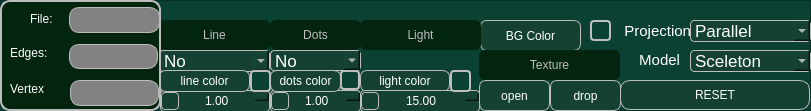
    <widget class="QFrame" name="frame">
     <property name="geometry">
      <rect>
       <x>510</x>
       <y>770</y>
       <width>811</width>
       <height>111</height>
      </rect>
     </property>
     <property name="styleSheet">
      <string notr="true">QFrame {
background-color: rgb(10, 65, 50);
 border-color: #BEBEBE;
}

</string>
     </property>
     <property name="frameShape">
      <enum>QFrame::StyledPanel</enum>
     </property>
     <property name="frameShadow">
      <enum>QFrame::Raised</enum>
     </property>
     <widget class="QPushButton" name="chooseColorBG">
      <property name="geometry">
       <rect>
        <x>480</x>
        <y>20</y>
        <width>101</width>
        <height>31</height>
       </rect>
      </property>
      <property name="styleSheet">
       <string notr="true">QPushButton {
color: rgb(255, 255, 255);
background-color: rgb(20, 65, 50);
border-color: #BEBEBE;
 border-style: solid;
 border-width:1px;
 border-radius:7px;
}
QPushButton:hover {
color: rgb(230, 230, 230);
background-color: #606060;
border-color: #BEBEBE;
border-style: solid;
border-width:1px;
border-radius:10px;
}
QPushButton:pressed {
    color: rgb(144, 143, 146);
background-color: rgb(16, 94, 46);
border-color: rgb(144, 143, 146);
 border-style: solid;
 border-width:2px;
 border-radius:10px;
}</string>
      </property>
      <property name="text">
       <string>BG Color</string>
      </property>
     </widget>
     <widget class="QComboBox" name="comboBoxTypeLines">
      <property name="geometry">
       <rect>
        <x>159</x>
        <y>50</y>
        <width>111</width>
        <height>22</height>
       </rect>
      </property>
      <property name="font">
       <font>
        <pointsize>13</pointsize>
       </font>
      </property>
      <property name="styleSheet">
       <string notr="true">QComboBox {
color: rgb(255, 255, 255);
background-color: rgb(20, 65, 50);
border-color: #BEBEBE;
 border-style: solid;
 border-width:1px;
 border-radius:4px;
}

QComboBox::drop-down  {
  height: 16px;
 width: 16px;
 subcontrol-position: center right;
image: url(:/icon/Icons/arrow_to_down.png);
border-color: #BEBEBE;
border-style: solid;
 border-width:1px;
 border-radius:4px;
}

QComboBox::drop-down:pressed {
color: rgb(144, 143, 146);
background-color: rgb(16, 94, 46);
border-color: rgb(144, 143, 146);
 border-style: solid;
 border-width:2px;
 border-radius:4px;
}

QComboBox:hover {
color: rgb(230, 230, 230);
background-color: #606060;
border-color: #BEBEBE;
 border-style: solid;
 border-width:1px;
 border-radius:4px;
}</string>
      </property>
      <property name="sizeAdjustPolicy">
       <enum>QComboBox::AdjustToContentsOnFirstShow</enum>
      </property>
      <item>
       <property name="text">
        <string>No</string>
       </property>
      </item>
      <item>
       <property name="text">
        <string>Straight</string>
       </property>
      </item>
      <item>
       <property name="text">
        <string>Dash</string>
       </property>
      </item>
     </widget>
     <widget class="QComboBox" name="comboBoxTypeVertex">
      <property name="geometry">
       <rect>
        <x>270</x>
        <y>50</y>
        <width>91</width>
        <height>21</height>
       </rect>
      </property>
      <property name="font">
       <font>
        <pointsize>13</pointsize>
       </font>
      </property>
      <property name="styleSheet">
       <string notr="true">QComboBox {
color: rgb(255, 255, 255);
background-color: rgb(20, 65, 50);
border-color: #BEBEBE;
 border-style: solid;
 border-width:1px;
 border-radius:4px;
}

QComboBox::drop-down  {
  height: 16px;
 width: 16px;
 subcontrol-position: center right;
image: url(:/icon/Icons/arrow_to_down.png);
border-color: #BEBEBE;
border-style: solid;
 border-width:1px;
 border-radius:4px;
}

QComboBox::drop-down:pressed {
color: rgb(144, 143, 146);
background-color: rgb(16, 94, 46);
border-color: rgb(144, 143, 146);
 border-style: solid;
 border-width:2px;
 border-radius:4px;
}

QComboBox:hover {
color: rgb(230, 230, 230);
background-color: #606060;
border-color: #BEBEBE;
 border-style: solid;
 border-width:1px;
 border-radius:4px;
}</string>
      </property>
      <property name="sizeAdjustPolicy">
       <enum>QComboBox::AdjustToContentsOnFirstShow</enum>
      </property>
      <item>
       <property name="text">
        <string>No</string>
       </property>
      </item>
      <item>
       <property name="text">
        <string>Round</string>
       </property>
      </item>
      <item>
       <property name="text">
        <string>Square</string>
       </property>
      </item>
     </widget>
     <widget class="QLabel" name="labelSettingsTexture">
      <property name="geometry">
       <rect>
        <x>479</x>
        <y>50</y>
        <width>141</width>
        <height>30</height>
       </rect>
      </property>
      <property name="styleSheet">
       <string notr="true">color: #BEBEBE;
background-color: rgb(3, 36, 14);
 border-radius:6px;
</string>
      </property>
      <property name="text">
       <string>Texture</string>
      </property>
      <property name="alignment">
       <set>Qt::AlignCenter</set>
      </property>
     </widget>
     <widget class="QDoubleSpinBox" name="doubleSpinBoxSizeLines">
      <property name="geometry">
       <rect>
        <x>160</x>
        <y>90</y>
        <width>110</width>
        <height>22</height>
       </rect>
      </property>
      <property name="styleSheet">
       <string notr="true">QDoubleSpinBox {
color: rgb(255, 255, 255);
background-color: rgb(20, 65, 50);
border-color: #BEBEBE;
 border-style: solid;
 border-width:1px;
 border-radius:4px;
}
QDoubleSpinBox:down-button  {
height: 16px;
 width: 16px;
 subcontrol-position: center left;
image: url(:/icon/Icons/left_arrow.png);
border-color: #BEBEBE;
border-style: solid;
 border-width:1px;
 border-radius:4px;
}

QDoubleSpinBox::up-button  {
 height: 16px;
 width: 16px;
 subcontrol-position: center right;
image: url(:/icon/Icons/right_arrow.png);
border-color: #BEBEBE;
border-style: solid;
 border-width:1px;
 border-radius:4px;
}

QDoubleSpinBox:hover {
color: rgb(230, 230, 230);
background-color: #606060;
border-color: #BEBEBE;
 border-style: solid;
 border-width:1px;
 border-radius:4px;
}

QDoubleSpinBox::down-button:pressed {
color: rgb(144, 143, 146);
background-color: rgb(16, 94, 46);
border-color: rgb(144, 143, 146);
 border-style: solid;
 border-width:2px;
 border-radius:4px;
}

QDoubleSpinBox::up-button:pressed {
color: rgb(144, 143, 146);
background-color: rgb(16, 94, 46);
border-color: rgb(144, 143, 146);
 border-style: solid;
 border-width:2px;
 border-radius:4px;
}</string>
      </property>
      <property name="alignment">
       <set>Qt::AlignCenter</set>
      </property>
      <property name="minimum">
       <double>1.000000000000000</double>
      </property>
      <property name="maximum">
       <double>20.000000000000000</double>
      </property>
      <property name="singleStep">
       <double>1.000000000000000</double>
      </property>
     </widget>
     <widget class="QLabel" name="labelChoosedColorLines">
      <property name="geometry">
       <rect>
        <x>250</x>
        <y>70</y>
        <width>21</width>
        <height>22</height>
       </rect>
      </property>
      <property name="styleSheet">
       <string notr="true">QLabel {
color: rgb(255, 255, 255);
border-color: #BEBEBE;
 border-style: solid;
 border-width:2px;
 border-radius:4px;
}
</string>
      </property>
      <property name="text">
       <string/>
      </property>
     </widget>
     <widget class="QLabel" name="labelChoosedColorVertex">
      <property name="geometry">
       <rect>
        <x>340</x>
        <y>70</y>
        <width>20</width>
        <height>20</height>
       </rect>
      </property>
      <property name="styleSheet">
       <string notr="true">QLabel {
color: rgb(255, 255, 255);

border-color: #BEBEBE;
 border-style: solid;
 border-width:2px;
 border-radius:4px;
}
</string>
      </property>
      <property name="text">
       <string/>
      </property>
     </widget>
     <widget class="QPushButton" name="chooseColorLight">
      <property name="geometry">
       <rect>
        <x>360</x>
        <y>70</y>
        <width>90</width>
        <height>22</height>
       </rect>
      </property>
      <property name="styleSheet">
       <string notr="true">QPushButton {
color: rgb(255, 255, 255);
background-color: rgb(20, 65, 50);
border-color: #BEBEBE;
 border-style: solid;
 border-width:1px;
 border-radius:7px;
}
QPushButton:hover {
color: rgb(230, 230, 230);
background-color: #606060;
border-color: #BEBEBE;
border-style: solid;
border-width:1px;
border-radius:10px;
}
QPushButton:pressed {
    color: rgb(144, 143, 146);
background-color: rgb(16, 94, 46);
border-color: rgb(144, 143, 146);
 border-style: solid;
 border-width:2px;
 border-radius:10px;
}</string>
      </property>
      <property name="text">
       <string>light color</string>
      </property>
     </widget>
     <widget class="QLabel" name="labelSettingsVertex">
      <property name="geometry">
       <rect>
        <x>270</x>
        <y>20</y>
        <width>91</width>
        <height>30</height>
       </rect>
      </property>
      <property name="styleSheet">
       <string notr="true">color: #BEBEBE;
background-color: rgb(3, 36, 14);
 border-radius:6px;
</string>
      </property>
      <property name="text">
       <string>Dots</string>
      </property>
      <property name="alignment">
       <set>Qt::AlignCenter</set>
      </property>
     </widget>
     <widget class="QDoubleSpinBox" name="doubleSpinBoxSizeVertex">
      <property name="geometry">
       <rect>
        <x>270</x>
        <y>90</y>
        <width>91</width>
        <height>22</height>
       </rect>
      </property>
      <property name="styleSheet">
       <string notr="true">QDoubleSpinBox {
color: rgb(255, 255, 255);
background-color: rgb(20, 65, 50);
border-color: #BEBEBE;
 border-style: solid;
 border-width:1px;
 border-radius:4px;
}
QDoubleSpinBox:down-button  {
height: 16px;
 width: 16px;
 subcontrol-position: center left;
image: url(:/icon/Icons/left_arrow.png);
border-color: #BEBEBE;
border-style: solid;
 border-width:1px;
 border-radius:4px;
}

QDoubleSpinBox::up-button  {
 height: 16px;
 width: 16px;
 subcontrol-position: center right;
image: url(:/icon/Icons/right_arrow.png);
border-color: #BEBEBE;
border-style: solid;
 border-width:1px;
 border-radius:4px;
}

QDoubleSpinBox:hover {
color: rgb(230, 230, 230);
background-color: #606060;
border-color: #BEBEBE;
 border-style: solid;
 border-width:1px;
 border-radius:4px;
}

QDoubleSpinBox::down-button:pressed {
color: rgb(144, 143, 146);
background-color: rgb(16, 94, 46);
border-color: rgb(144, 143, 146);
 border-style: solid;
 border-width:2px;
 border-radius:4px;
}

QDoubleSpinBox::up-button:pressed {
color: rgb(144, 143, 146);
background-color: rgb(16, 94, 46);
border-color: rgb(144, 143, 146);
 border-style: solid;
 border-width:2px;
 border-radius:4px;
}</string>
      </property>
      <property name="alignment">
       <set>Qt::AlignCenter</set>
      </property>
      <property name="minimum">
       <double>1.000000000000000</double>
      </property>
      <property name="maximum">
       <double>20.000000000000000</double>
      </property>
      <property name="singleStep">
       <double>1.000000000000000</double>
      </property>
      <property name="value">
       <double>1.000000000000000</double>
      </property>
     </widget>
     <widget class="QLabel" name="labelProection">
      <property name="geometry">
       <rect>
        <x>620</x>
        <y>10</y>
        <width>71</width>
        <height>41</height>
       </rect>
      </property>
      <property name="font">
       <font>
        <pointsize>11</pointsize>
       </font>
      </property>
      <property name="styleSheet">
       <string notr="true">color: rgb(255, 255, 255);
background-color:rgba(0,0,0,0);
</string>
      </property>
      <property name="text">
       <string>Projection</string>
      </property>
      <property name="alignment">
       <set>Qt::AlignRight|Qt::AlignTrailing|Qt::AlignVCenter</set>
      </property>
     </widget>
     <widget class="QDoubleSpinBox" name="doubleSpinBoxPowerLight">
      <property name="geometry">
       <rect>
        <x>360</x>
        <y>90</y>
        <width>120</width>
        <height>22</height>
       </rect>
      </property>
      <property name="styleSheet">
       <string notr="true">QDoubleSpinBox {
color: rgb(255, 255, 255);
background-color: rgb(20, 65, 50);
border-color: #BEBEBE;
 border-style: solid;
 border-width:1px;
 border-radius:4px;
}
QDoubleSpinBox:down-button  {
height: 16px;
 width: 16px;
 subcontrol-position: center left;
image: url(:/icon/Icons/left_arrow.png);
border-color: #BEBEBE;
border-style: solid;
 border-width:1px;
 border-radius:4px;
}

QDoubleSpinBox::up-button  {
 height: 16px;
 width: 16px;
 subcontrol-position: center right;
image: url(:/icon/Icons/right_arrow.png);
border-color: #BEBEBE;
border-style: solid;
 border-width:1px;
 border-radius:4px;
}

QDoubleSpinBox:hover {
color: rgb(230, 230, 230);
background-color: #606060;
border-color: #BEBEBE;
 border-style: solid;
 border-width:1px;
 border-radius:4px;
}

QDoubleSpinBox::down-button:pressed {
color: rgb(144, 143, 146);
background-color: rgb(16, 94, 46);
border-color: rgb(144, 143, 146);
 border-style: solid;
 border-width:2px;
 border-radius:4px;
}

QDoubleSpinBox::up-button:pressed {
color: rgb(144, 143, 146);
background-color: rgb(16, 94, 46);
border-color: rgb(144, 143, 146);
 border-style: solid;
 border-width:2px;
 border-radius:4px;
}</string>
      </property>
      <property name="alignment">
       <set>Qt::AlignCenter</set>
      </property>
      <property name="minimum">
       <double>0.000000000000000</double>
      </property>
      <property name="maximum">
       <double>100.000000000000000</double>
      </property>
      <property name="singleStep">
       <double>1.000000000000000</double>
      </property>
      <property name="value">
       <double>15.000000000000000</double>
      </property>
     </widget>
     <widget class="QLabel" name="labelSettingsLight">
      <property name="geometry">
       <rect>
        <x>360</x>
        <y>20</y>
        <width>121</width>
        <height>30</height>
       </rect>
      </property>
      <property name="styleSheet">
       <string notr="true">color: #BEBEBE;
background-color: rgb(3, 36, 14);
 border-radius:6px;
</string>
      </property>
      <property name="text">
       <string>Light</string>
      </property>
      <property name="alignment">
       <set>Qt::AlignCenter</set>
      </property>
     </widget>
     <widget class="QComboBox" name="comboBoxTypeProection">
      <property name="geometry">
       <rect>
        <x>690</x>
        <y>20</y>
        <width>121</width>
        <height>22</height>
       </rect>
      </property>
      <property name="font">
       <font>
        <pointsize>13</pointsize>
       </font>
      </property>
      <property name="styleSheet">
       <string notr="true">QComboBox {
color: rgb(255, 255, 255);
background-color: rgb(20, 65, 50);
border-color: #BEBEBE;
 border-style: solid;
 border-width:1px;
 border-radius:4px;
}

QComboBox::drop-down  {
  height: 16px;
 width: 16px;
 subcontrol-position: center right;
image: url(:/icon/Icons/arrow_to_down.png);
border-color: #BEBEBE;
border-style: solid;
 border-width:1px;
 border-radius:4px;
}

QComboBox::drop-down:pressed {
color: rgb(144, 143, 146);
background-color: rgb(16, 94, 46);
border-color: rgb(144, 143, 146);
 border-style: solid;
 border-width:2px;
 border-radius:4px;
}

QComboBox:hover {
color: rgb(230, 230, 230);
background-color: #606060;
border-color: #BEBEBE;
 border-style: solid;
 border-width:1px;
 border-radius:4px;
}</string>
      </property>
      <property name="sizeAdjustPolicy">
       <enum>QComboBox::AdjustToContentsOnFirstShow</enum>
      </property>
      <item>
       <property name="text">
        <string>Parallel</string>
       </property>
      </item>
      <item>
       <property name="text">
        <string>Central</string>
       </property>
      </item>
     </widget>
     <widget class="QLabel" name="labelModel">
      <property name="geometry">
       <rect>
        <x>610</x>
        <y>50</y>
        <width>70</width>
        <height>20</height>
       </rect>
      </property>
      <property name="font">
       <font>
        <pointsize>11</pointsize>
       </font>
      </property>
      <property name="styleSheet">
       <string notr="true">color: rgb(255, 255, 255);
background-color:rgba(0,0,0,0);
</string>
      </property>
      <property name="text">
       <string>Model</string>
      </property>
      <property name="alignment">
       <set>Qt::AlignRight|Qt::AlignTrailing|Qt::AlignVCenter</set>
      </property>
     </widget>
     <widget class="QPushButton" name="chooseColorLines">
      <property name="geometry">
       <rect>
        <x>159</x>
        <y>70</y>
        <width>91</width>
        <height>22</height>
       </rect>
      </property>
      <property name="styleSheet">
       <string notr="true">QPushButton {
color: rgb(255, 255, 255);
background-color: rgb(20, 65, 50);
border-color: #BEBEBE;
 border-style: solid;
 border-width:1px;
 border-radius:7px;
}
QPushButton:hover {
color: rgb(230, 230, 230);
background-color: #606060;
border-color: #BEBEBE;
border-style: solid;
border-width:1px;
border-radius:10px;
}
QPushButton:pressed {
    color: rgb(144, 143, 146);
background-color: rgb(16, 94, 46);
border-color: rgb(144, 143, 146);
 border-style: solid;
 border-width:2px;
 border-radius:10px;
}</string>
      </property>
      <property name="text">
       <string>line color</string>
      </property>
     </widget>
     <widget class="QLabel" name="labelSettingsLines">
      <property name="geometry">
       <rect>
        <x>159</x>
        <y>20</y>
        <width>111</width>
        <height>30</height>
       </rect>
      </property>
      <property name="styleSheet">
       <string notr="true">color: #BEBEBE;
background-color: rgb(3, 36, 14);
 border-radius:6px;


</string>
      </property>
      <property name="text">
       <string>Line</string>
      </property>
      <property name="alignment">
       <set>Qt::AlignCenter</set>
      </property>
     </widget>
     <widget class="QPushButton" name="chooseTextureOff">
      <property name="geometry">
       <rect>
        <x>550</x>
        <y>80</y>
        <width>71</width>
        <height>31</height>
       </rect>
      </property>
      <property name="styleSheet">
       <string notr="true">QPushButton {
color: rgb(255, 255, 255);
background-color: rgb(20, 65, 50);
border-color: #BEBEBE;
 border-style: solid;
 border-width:1px;
 border-radius:7px;
}
QPushButton:hover {
color: rgb(230, 230, 230);
background-color: #606060;
border-color: #BEBEBE;
border-style: solid;
border-width:1px;
border-radius:10px;
}
QPushButton:pressed {
    color: rgb(144, 143, 146);
background-color: rgb(16, 94, 46);
border-color: rgb(144, 143, 146);
 border-style: solid;
 border-width:2px;
 border-radius:10px;
}</string>
      </property>
      <property name="text">
       <string>drop</string>
      </property>
     </widget>
     <widget class="QLabel" name="labelChoosedColorLight">
      <property name="geometry">
       <rect>
        <x>450</x>
        <y>70</y>
        <width>21</width>
        <height>22</height>
       </rect>
      </property>
      <property name="styleSheet">
       <string notr="true">QLabel {
color: rgb(255, 255, 255);

border-color: #BEBEBE;
 border-style: solid;
 border-width:2px;
 border-radius:4px;
}
</string>
      </property>
      <property name="text">
       <string/>
      </property>
     </widget>
     <widget class="QComboBox" name="comboBoxTypeModel">
      <property name="geometry">
       <rect>
        <x>690</x>
        <y>50</y>
        <width>121</width>
        <height>22</height>
       </rect>
      </property>
      <property name="font">
       <font>
        <pointsize>13</pointsize>
       </font>
      </property>
      <property name="styleSheet">
       <string notr="true">QComboBox {
color: rgb(255, 255, 255);
background-color: rgb(20, 65, 50);
border-color: #BEBEBE;
 border-style: solid;
 border-width:1px;
 border-radius:4px;
}

QComboBox::drop-down  {
  height: 16px;
 width: 16px;
 subcontrol-position: center right;
image: url(:/icon/Icons/arrow_to_down.png);
border-color: #BEBEBE;
border-style: solid;
 border-width:1px;
 border-radius:4px;
}

QComboBox::drop-down:pressed {
color: rgb(144, 143, 146);
background-color: rgb(16, 94, 46);
border-color: rgb(144, 143, 146);
 border-style: solid;
 border-width:2px;
 border-radius:4px;
}

QComboBox:hover {
color: rgb(230, 230, 230);
background-color: #606060;
border-color: #BEBEBE;
 border-style: solid;
 border-width:1px;
 border-radius:4px;
}</string>
      </property>
      <property name="sizeAdjustPolicy">
       <enum>QComboBox::AdjustToContentsOnFirstShow</enum>
      </property>
      <item>
       <property name="text">
        <string>Sceleton</string>
       </property>
      </item>
      <item>
       <property name="text">
        <string>Flat Shading</string>
       </property>
      </item>
      <item>
       <property name="text">
        <string>Soft shading</string>
       </property>
      </item>
     </widget>
     <widget class="QPushButton" name="chooseTexture">
      <property name="geometry">
       <rect>
        <x>479</x>
        <y>80</y>
        <width>71</width>
        <height>31</height>
       </rect>
      </property>
      <property name="styleSheet">
       <string notr="true">QPushButton {
color: rgb(255, 255, 255);
background-color: rgb(20, 65, 50);
border-color: #BEBEBE;
 border-style: solid;
 border-width:1px;
 border-radius:7px;
}
QPushButton:hover {
color: rgb(230, 230, 230);
background-color: #606060;
border-color: #BEBEBE;
border-style: solid;
border-width:1px;
border-radius:10px;
}
QPushButton:pressed {
    color: rgb(144, 143, 146);
background-color: rgb(16, 94, 46);
border-color: rgb(144, 143, 146);
 border-style: solid;
 border-width:2px;
 border-radius:10px;
}</string>
      </property>
      <property name="text">
       <string>open</string>
      </property>
     </widget>
     <widget class="QLabel" name="labelChoosedColorBG">
      <property name="geometry">
       <rect>
        <x>590</x>
        <y>20</y>
        <width>21</width>
        <height>21</height>
       </rect>
      </property>
      <property name="styleSheet">
       <string notr="true">QLabel {
color: rgb(255, 255, 255);
border-color: #BEBEBE;
 border-style: solid;
 border-width:2px;
 border-radius:4px;
}
</string>
      </property>
      <property name="text">
       <string/>
      </property>
     </widget>
     <widget class="QPushButton" name="chooseColorVertex">
      <property name="geometry">
       <rect>
        <x>270</x>
        <y>70</y>
        <width>71</width>
        <height>22</height>
       </rect>
      </property>
      <property name="styleSheet">
       <string notr="true">QPushButton {
color: rgb(255, 255, 255);
background-color: rgb(20, 65, 50);
border-color: #BEBEBE;
 border-style: solid;
 border-width:1px;
 border-radius:7px;
}
QPushButton:hover {
color: rgb(230, 230, 230);
background-color: #606060;
border-color: #BEBEBE;
border-style: solid;
border-width:1px;
border-radius:10px;
}
QPushButton:pressed {
    color: rgb(144, 143, 146);
background-color: rgb(16, 94, 46);
border-color: rgb(144, 143, 146);
 border-style: solid;
 border-width:2px;
 border-radius:10px;
}</string>
      </property>
      <property name="text">
       <string>dots color</string>
      </property>
     </widget>
     <widget class="QPushButton" name="resetSettings">
      <property name="geometry">
       <rect>
        <x>620</x>
        <y>80</y>
        <width>190</width>
        <height>30</height>
       </rect>
      </property>
      <property name="styleSheet">
       <string notr="true">QPushButton {
color: rgb(255, 255, 255);
background-color: rgb(20, 65, 50);
border-color: #BEBEBE;
 border-style: solid;
 border-width:1px;
 border-radius:10px;
}
QPushButton:hover {
color: rgb(230, 230, 230);
background-color: #606060;
border-color: #BEBEBE;
border-style: solid;
border-width:1px;
border-radius:10px;
}
QPushButton:pressed {
    color: rgb(144, 143, 146);
background-color: rgb(16, 94, 46);
border-color: rgb(144, 143, 146);
 border-style: solid;
 border-width:2px;
 border-radius:10px;
}</string>
      </property>
      <property name="text">
       <string>RESET</string>
      </property>
     </widget>
     <widget class="QFrame" name="frame_3">
      <property name="geometry">
       <rect>
        <x>0</x>
        <y>0</y>
        <width>161</width>
        <height>111</height>
       </rect>
      </property>
      <property name="styleSheet">
       <string notr="true">QFrame {
color: rgb(255, 255, 255);
background-color: rgb(3, 36, 14);
 border-color: #BEBEBE;
 border-style: solid;
 border-width:2px;
 border-radius:10px;
}
</string>
      </property>
      <property name="frameShape">
       <enum>QFrame::StyledPanel</enum>
      </property>
      <property name="frameShadow">
       <enum>QFrame::Raised</enum>
      </property>
      <widget class="QLabel" name="labelFilename">
       <property name="geometry">
        <rect>
         <x>69</x>
         <y>7</y>
         <width>91</width>
         <height>26</height>
        </rect>
       </property>
       <property name="styleSheet">
        <string notr="true">QLabel {
color: rgb(255, 255, 255);
background-color: #828282;
 border-color: #BEBEBE;
 border-style: solid;
 border-width:1px;
 border-radius:10px;
}
</string>
       </property>
       <property name="text">
        <string/>
       </property>
       <property name="alignment">
        <set>Qt::AlignCenter</set>
       </property>
      </widget>
      <widget class="QLabel" name="labelEdgesCount">
       <property name="geometry">
        <rect>
         <x>69</x>
         <y>44</y>
         <width>89</width>
         <height>25</height>
        </rect>
       </property>
       <property name="styleSheet">
        <string notr="true">QLabel {
color: rgb(255, 255, 255);
background-color: #828282;
 border-color: #BEBEBE;
 border-style: solid;
 border-width:1px;
 border-radius:10px;
}</string>
       </property>
       <property name="text">
        <string/>
       </property>
       <property name="alignment">
        <set>Qt::AlignCenter</set>
       </property>
      </widget>
      <widget class="QLabel" name="labelVertexCount">
       <property name="geometry">
        <rect>
         <x>70</x>
         <y>80</y>
         <width>89</width>
         <height>26</height>
        </rect>
       </property>
       <property name="styleSheet">
        <string notr="true">QLabel {
color: rgb(255, 255, 255);
background-color: #828282;
 border-color: #BEBEBE;
 border-style: solid;
 border-width:1px;
 border-radius:10px;
}</string>
       </property>
       <property name="text">
        <string/>
       </property>
       <property name="alignment">
        <set>Qt::AlignCenter</set>
       </property>
      </widget>
      <widget class="QLabel" name="labelNameFile">
       <property name="geometry">
        <rect>
         <x>30</x>
         <y>7</y>
         <width>31</width>
         <height>23</height>
        </rect>
       </property>
       <property name="minimumSize">
        <size>
         <width>0</width>
         <height>23</height>
        </size>
       </property>
       <property name="maximumSize">
        <size>
         <width>99</width>
         <height>23</height>
        </size>
       </property>
       <property name="styleSheet">
        <string notr="true">QLabel {
color: rgb(255, 255, 255);
background-color: rgb(3, 36, 14);
 border-color: #BEBEBE;
 border-width:0px;
 border-radius:0px;
}</string>
       </property>
       <property name="text">
        <string>File:</string>
       </property>
      </widget>
      <widget class="QLabel" name="labelEdges">
       <property name="geometry">
        <rect>
         <x>10</x>
         <y>37</y>
         <width>51</width>
         <height>31</height>
        </rect>
       </property>
       <property name="minimumSize">
        <size>
         <width>0</width>
         <height>0</height>
        </size>
       </property>
       <property name="maximumSize">
        <size>
         <width>999</width>
         <height>999</height>
        </size>
       </property>
       <property name="styleSheet">
        <string notr="true">QLabel {
color: rgb(255, 255, 255);
background-color: rgb(3, 36, 14);
 border-color: #BEBEBE;
 border-width:0px;
 border-radius:0px;
}</string>
       </property>
       <property name="text">
        <string>Edges:</string>
       </property>
      </widget>
      <widget class="QLabel" name="labelVertex">
       <property name="geometry">
        <rect>
         <x>10</x>
         <y>77</y>
         <width>51</width>
         <height>23</height>
        </rect>
       </property>
       <property name="minimumSize">
        <size>
         <width>0</width>
         <height>23</height>
        </size>
       </property>
       <property name="maximumSize">
        <size>
         <width>99</width>
         <height>23</height>
        </size>
       </property>
       <property name="styleSheet">
        <string notr="true">QLabel {
color: rgb(255, 255, 255);
background-color: rgb(3, 36, 14);
 border-color: #BEBEBE;
 border-width:0px;
 border-radius:0px;
}</string>
       </property>
       <property name="text">
        <string>Vertex</string>
       </property>
      </widget>
     </widget>
    </widget>
